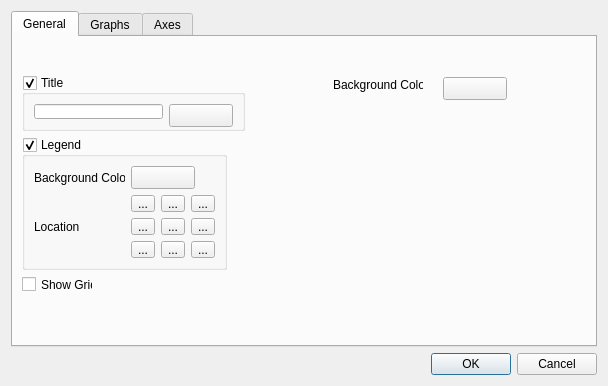
<?xml version="1.0" encoding="UTF-8"?>
<ui version="4.0">
 <class>CustomiseChartDialog</class>
 <widget class="QDialog" name="CustomiseChartDialog">
  <property name="geometry">
   <rect>
    <x>0</x>
    <y>0</y>
    <width>608</width>
    <height>386</height>
   </rect>
  </property>
  <property name="windowTitle">
   <string>Customise Chart</string>
  </property>
  <layout class="QGridLayout" name="gridLayout_5">
   <item row="1" column="0">
    <widget class="QTabWidget" name="tabWidget">
     <property name="currentIndex">
      <number>0</number>
     </property>
     <widget class="QWidget" name="tab">
      <attribute name="title">
       <string>General</string>
      </attribute>
      <widget class="QtColorButton" name="clrBackground">
       <property name="geometry">
        <rect>
         <x>430</x>
         <y>40</y>
         <width>64</width>
         <height>23</height>
        </rect>
       </property>
       <property name="minimumSize">
        <size>
         <width>64</width>
         <height>23</height>
        </size>
       </property>
       <property name="maximumSize">
        <size>
         <width>64</width>
         <height>23</height>
        </size>
       </property>
       <property name="text">
        <string/>
       </property>
      </widget>
      <widget class="QLabel" name="label_5">
       <property name="geometry">
        <rect>
         <x>320</x>
         <y>40</y>
         <width>90</width>
         <height>16</height>
        </rect>
       </property>
       <property name="text">
        <string>Background Colour</string>
       </property>
      </widget>
      <widget class="QGroupBox" name="groupBox_2">
       <property name="geometry">
        <rect>
         <x>9</x>
         <y>38</y>
         <width>223</width>
         <height>56</height>
        </rect>
       </property>
       <property name="title">
        <string>Title</string>
       </property>
       <property name="checkable">
        <bool>true</bool>
       </property>
       <layout class="QHBoxLayout" name="horizontalLayout_2">
        <item>
         <widget class="QLineEdit" name="lineEdit"/>
        </item>
        <item>
         <widget class="QtColorButton" name="clrTitle">
          <property name="minimumSize">
           <size>
            <width>64</width>
            <height>23</height>
           </size>
          </property>
          <property name="maximumSize">
           <size>
            <width>64</width>
            <height>23</height>
           </size>
          </property>
          <property name="whatsThis">
           <string>Default colour to draw outdoor temperature lines with in charts.</string>
          </property>
          <property name="text">
           <string/>
          </property>
         </widget>
        </item>
       </layout>
      </widget>
      <widget class="QGroupBox" name="groupBox_3">
       <property name="geometry">
        <rect>
         <x>9</x>
         <y>100</y>
         <width>205</width>
         <height>133</height>
        </rect>
       </property>
       <property name="title">
        <string>Legend</string>
       </property>
       <property name="checkable">
        <bool>true</bool>
       </property>
       <layout class="QGridLayout" name="gridLayout_4">
        <item row="1" column="2">
         <layout class="QGridLayout" name="gridLayout_6">
          <item row="0" column="1">
           <widget class="QToolButton" name="toolButton_2">
            <property name="text">
             <string>...</string>
            </property>
           </widget>
          </item>
          <item row="0" column="2">
           <widget class="QToolButton" name="toolButton_3">
            <property name="text">
             <string>...</string>
            </property>
           </widget>
          </item>
          <item row="1" column="0">
           <widget class="QToolButton" name="toolButton_4">
            <property name="text">
             <string>...</string>
            </property>
           </widget>
          </item>
          <item row="0" column="0">
           <widget class="QToolButton" name="toolButton">
            <property name="text">
             <string>...</string>
            </property>
           </widget>
          </item>
          <item row="2" column="0">
           <widget class="QToolButton" name="toolButton_5">
            <property name="text">
             <string>...</string>
            </property>
           </widget>
          </item>
          <item row="2" column="1">
           <widget class="QToolButton" name="toolButton_6">
            <property name="text">
             <string>...</string>
            </property>
           </widget>
          </item>
          <item row="2" column="2">
           <widget class="QToolButton" name="toolButton_7">
            <property name="text">
             <string>...</string>
            </property>
           </widget>
          </item>
          <item row="1" column="2">
           <widget class="QToolButton" name="toolButton_8">
            <property name="text">
             <string>...</string>
            </property>
           </widget>
          </item>
          <item row="1" column="1">
           <widget class="QToolButton" name="toolButton_9">
            <property name="text">
             <string>...</string>
            </property>
           </widget>
          </item>
         </layout>
        </item>
        <item row="0" column="0">
         <widget class="QLabel" name="label_6">
          <property name="text">
           <string>Background Colour</string>
          </property>
         </widget>
        </item>
        <item row="0" column="2">
         <widget class="QtColorButton" name="clrLegendBackground">
          <property name="minimumSize">
           <size>
            <width>64</width>
            <height>23</height>
           </size>
          </property>
          <property name="maximumSize">
           <size>
            <width>64</width>
            <height>23</height>
           </size>
          </property>
          <property name="whatsThis">
           <string>Default colour to draw rainfall lines with in charts.</string>
          </property>
          <property name="text">
           <string/>
          </property>
         </widget>
        </item>
        <item row="1" column="0">
         <widget class="QLabel" name="label_3">
          <property name="text">
           <string>Location</string>
          </property>
         </widget>
        </item>
       </layout>
      </widget>
      <widget class="QCheckBox" name="checkBox">
       <property name="geometry">
        <rect>
         <x>9</x>
         <y>239</y>
         <width>71</width>
         <height>17</height>
        </rect>
       </property>
       <property name="text">
        <string>Show Grid</string>
       </property>
      </widget>
     </widget>
     <widget class="QWidget" name="tab_2">
      <attribute name="title">
       <string>Graphs</string>
      </attribute>
      <layout class="QGridLayout" name="gridLayout_3">
       <item row="0" column="0">
        <layout class="QGridLayout" name="graphSettingsLayout">
         <item row="0" column="1">
          <widget class="QLabel" name="label_2">
           <property name="text">
            <string>Name:</string>
           </property>
          </widget>
         </item>
         <item row="0" column="0">
          <widget class="QLabel" name="label">
           <property name="text">
            <string>Graph:</string>
           </property>
          </widget>
         </item>
         <item row="1" column="0">
          <widget class="Line" name="line">
           <property name="orientation">
            <enum>Qt::Horizontal</enum>
           </property>
          </widget>
         </item>
         <item row="0" column="2">
          <widget class="QLabel" name="label_4">
           <property name="text">
            <string>Line Style:</string>
           </property>
          </widget>
         </item>
         <item row="0" column="3">
          <widget class="QLabel" name="label_7">
           <property name="text">
            <string>Point Style:</string>
           </property>
          </widget>
         </item>
         <item row="0" column="4">
          <widget class="QLabel" name="label_8">
           <property name="text">
            <string>Colour:</string>
           </property>
          </widget>
         </item>
         <item row="1" column="1">
          <widget class="Line" name="line_2">
           <property name="orientation">
            <enum>Qt::Horizontal</enum>
           </property>
          </widget>
         </item>
         <item row="1" column="2">
          <widget class="Line" name="line_3">
           <property name="orientation">
            <enum>Qt::Horizontal</enum>
           </property>
          </widget>
         </item>
         <item row="1" column="3">
          <widget class="Line" name="line_4">
           <property name="orientation">
            <enum>Qt::Horizontal</enum>
           </property>
          </widget>
         </item>
         <item row="1" column="4">
          <widget class="Line" name="line_5">
           <property name="orientation">
            <enum>Qt::Horizontal</enum>
           </property>
          </widget>
         </item>
        </layout>
       </item>
      </layout>
     </widget>
     <widget class="QWidget" name="tab_3">
      <attribute name="title">
       <string>Axes</string>
      </attribute>
      <layout class="QGridLayout" name="gridLayout_2"/>
     </widget>
    </widget>
   </item>
   <item row="2" column="0">
    <widget class="QDialogButtonBox" name="buttonBox">
     <property name="orientation">
      <enum>Qt::Horizontal</enum>
     </property>
     <property name="standardButtons">
      <set>QDialogButtonBox::Cancel|QDialogButtonBox::Ok</set>
     </property>
    </widget>
   </item>
  </layout>
 </widget>
 <customwidgets>
  <customwidget>
   <class>QtColorButton</class>
   <extends>QToolButton</extends>
   <header>qtcolorbutton/qtcolorbutton.h</header>
  </customwidget>
 </customwidgets>
 <resources/>
 <connections>
  <connection>
   <sender>buttonBox</sender>
   <signal>rejected()</signal>
   <receiver>CustomiseChartDialog</receiver>
   <slot>reject()</slot>
   <hints>
    <hint type="sourcelabel">
     <x>316</x>
     <y>260</y>
    </hint>
    <hint type="destinationlabel">
     <x>286</x>
     <y>274</y>
    </hint>
   </hints>
  </connection>
 </connections>
</ui>
